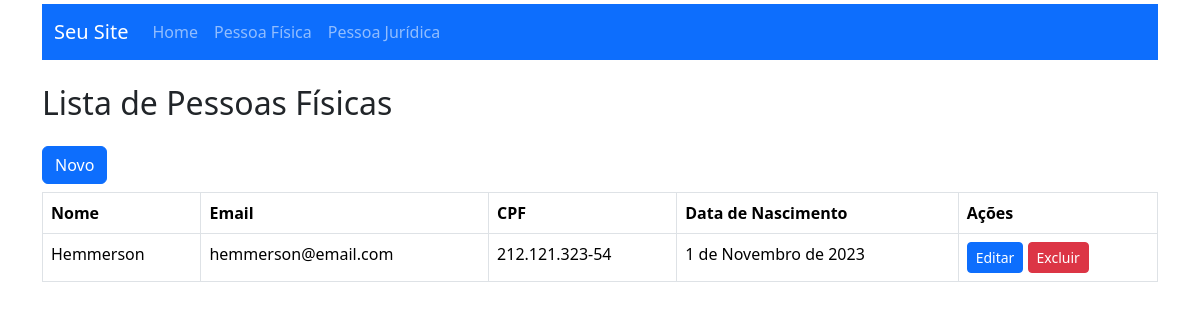
The page /cadastro/pessoa_fisica/lista/ on the database as committed earlier.
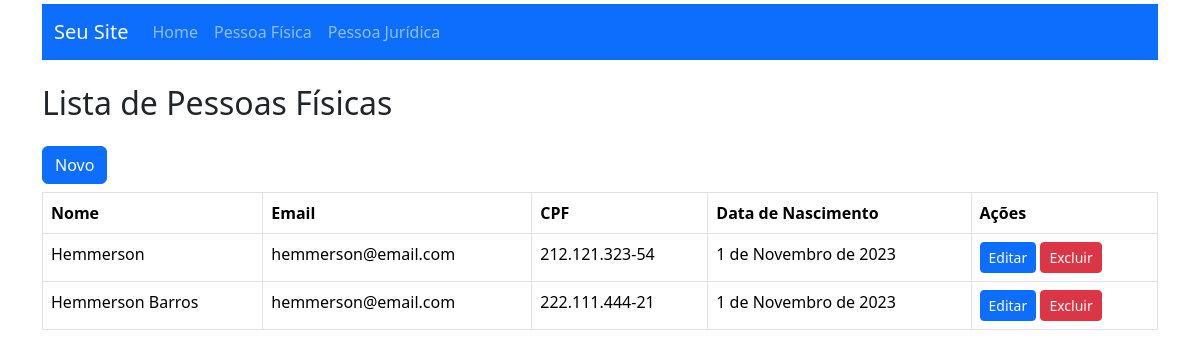
The same page on the database as committed later.
### cadastro/models.py (models this page shows)
class Pessoa(models.Model):
    nome = models.CharField(max_length=100, null=False)
    email = models.EmailField(max_length=100, null=False)
    class Meta:
        abstract = True

class PessoaFisica(Pessoa):
    cpf = models.CharField(max_length=14, unique=True)
    data_nascimento = models.DateField()

### cadastro/views.py (the view)
# urls.py: path('pessoa_fisica/lista/', views.pf_lista, name='lista_pessoa_fisica'),
def pf_lista(request):
    pessoas_fisicas = PessoaFisica.objects.all()
    return render(request, "pf_list.html", {'listapessoafisica': pessoas_fisicas})

### cadastro/templates/pf_list.html (shortened to what this page needs)
{% extends 'base.html' %}
{% block content %}
  <div class="container mt-4">
    <h2>Lista de Pessoas Físicas</h2>
    <div class="mt-4 mb-2">
      <a class="btn btn-primary" href="{% url 'novo_form_pessoa_fisica' %}">Novo</a>
    </div>
    <table class="table table-bordered">
      <thead>
        <tr>
          <th>Nome</th>
          <th>Email</th>
          <th>CPF</th>
          <th>Data de Nascimento</th>
          <th>Ações</th>
        </tr>
      </thead>
      <tbody>
        {% for pessoa_fisica in listapessoafisica %}
          <tr>
            <td>{{ pessoa_fisica.nome }}</td>
            <td>{{ pessoa_fisica.email }}</td>
            <td>{{ pessoa_fisica.cpf }}</td>
            <td>{{ pessoa_fisica.data_nascimento }}</td>
            <td>
              <a href="{% url 'editar_pessoa_fisica' id=pessoa_fisica.id %}" class="btn btn-primary btn-sm">Editar</a>
              <a href="{% url 'delete_pessoa_fisica' id=pessoa_fisica.id %}" class="btn btn-danger btn-sm">Excluir</a>
            </td>
          </tr>
        {% endfor %}
      </tbody>
    </table>
  </div>
{% endblock %}

### cadastro/templates/base.html (shortened to what this page needs)
<!DOCTYPE html>
<html lang="pt-br">
<head>
    <link href="https://cdn.jsdelivr.net/npm/bootstrap@5.3.2/dist/css/bootstrap.min.css" rel="stylesheet">
</head>
<body>
    <div class="container mt-1">
        <nav class="navbar navbar-expand-lg navbar-dark bg-primary">
            <div class="container-fluid">
                <a class="navbar-brand" href="#">Seu Site</a>
                <div class="collapse navbar-collapse" id="navbarNav">
                    <ul class="navbar-nav">
                        <li class="nav-item active">
                            <a class="nav-link" href="{% url 'index' %}">Home</a>
                        </li>
                        <li class="nav-item">
                            <a class="nav-link" href="{% url 'lista_pessoa_fisica' %}">Pessoa Física</a>
                        </li>
                        <li class="nav-item">
                            <a class="nav-link" href="{% url 'lista_pessoa_juridica' %}">Pessoa Jurídica</a>
                        </li>
                    </ul>
                </div>
            </div>
        </nav>
    </div>
    {% block content %}{% endblock %}
</body>
</html>

Rows that differ between the two databases and show on the page:
added PessoaFisica: nome "Hemmerson Barros", email "hemmerson@email.com", cpf "222.111.444-21", data_nascimento "1 de Novembro de 2023"
